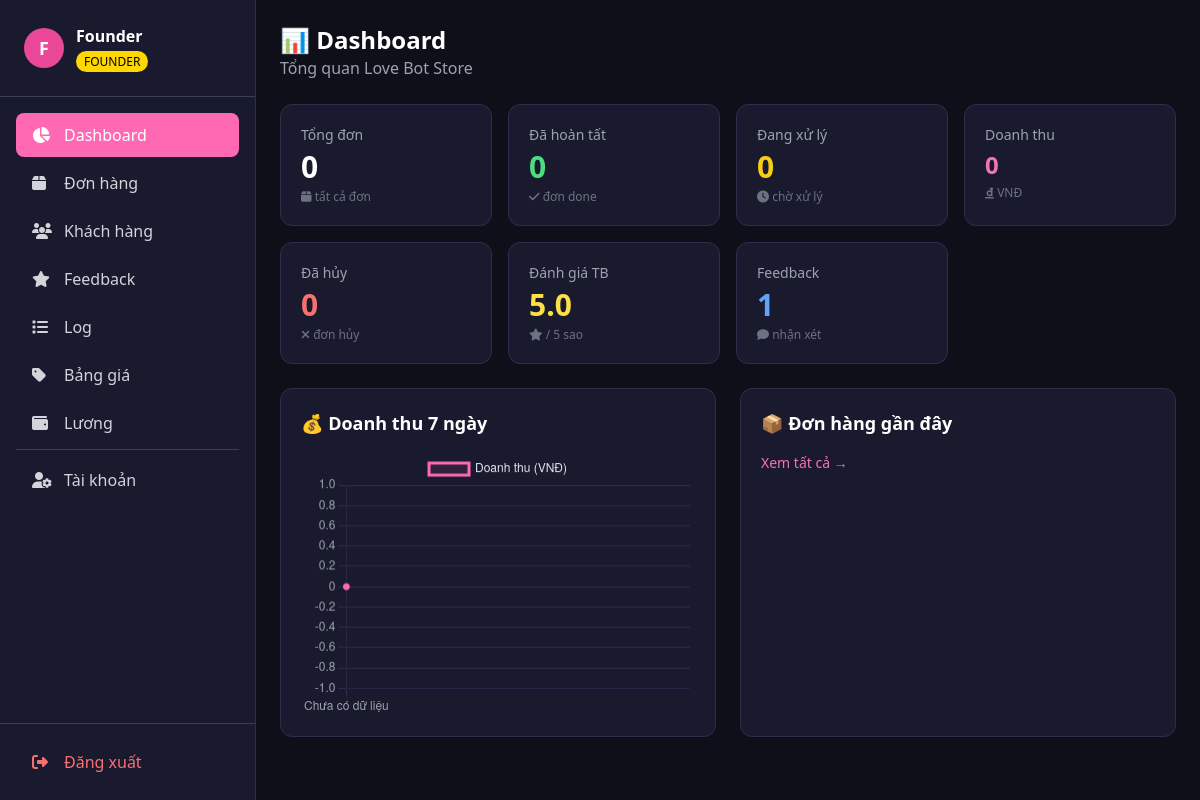
The app's page /dashboard (signed in), older data.
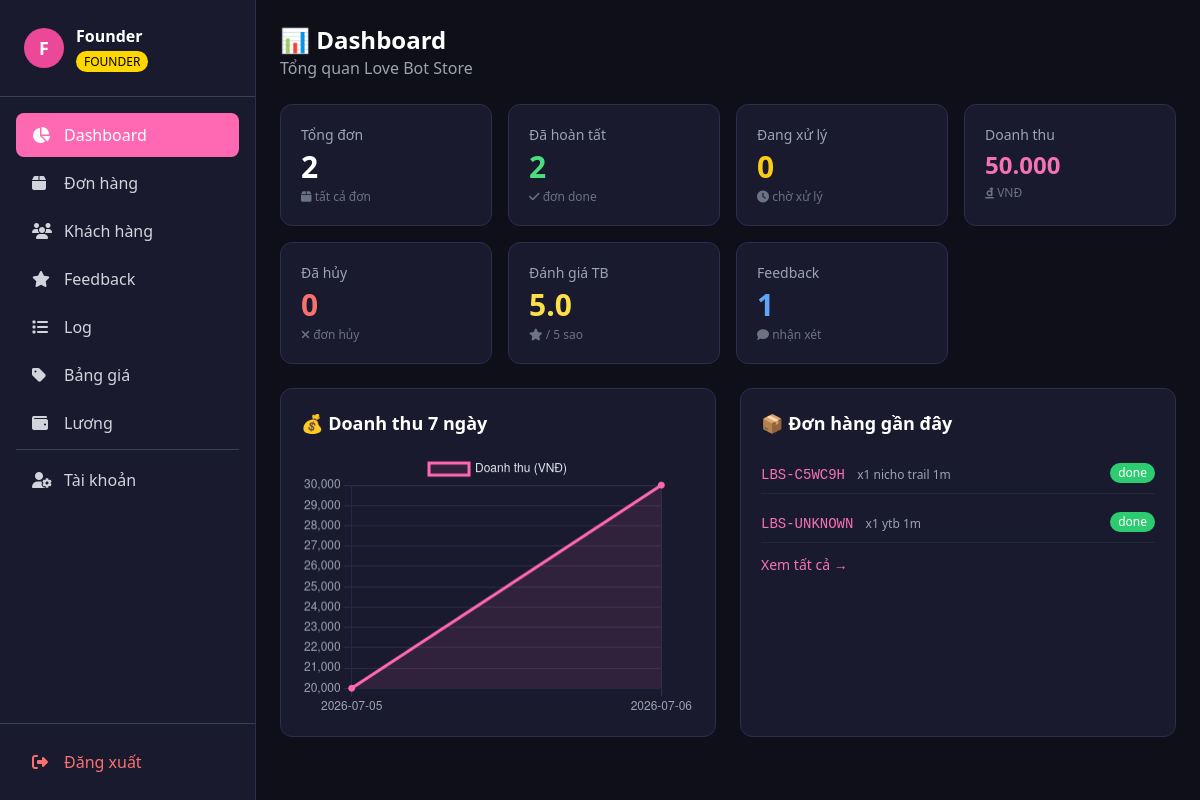
The same page, newer data.
### tables this page shows
CREATE TABLE orders (
            id              INTEGER PRIMARY KEY AUTOINCREMENT,
            order_code      TEXT    UNIQUE NOT NULL,
            user_id         INTEGER NOT NULL,
            username        TEXT    NOT NULL,
            product_name    TEXT    NOT NULL,
            amount          INTEGER NOT NULL,
            status          TEXT    DEFAULT 'pending',
            ticket_channel  INTEGER,
            created_at      TEXT    DEFAULT (datetime('now','localtime')),
            paid_at         TEXT
        );

### web/app.py (the view)
@app.route("/dashboard")
@login_required
def dashboard():
    if session["role"] == "support":
        return redirect(url_for("my_orders"))
    conn = db.get_conn()
    stats = {
        "total":     conn.execute("SELECT COUNT(*) FROM orders").fetchone()[0],
        "done":      conn.execute("SELECT COUNT(*) FROM orders WHERE status='done'").fetchone()[0],
        "pending":   conn.execute("SELECT COUNT(*) FROM orders WHERE status NOT IN ('done','cancelled')").fetchone()[0],
        "cancelled": conn.execute("SELECT COUNT(*) FROM orders WHERE status='cancelled'").fetchone()[0],
        "revenue":   conn.execute("SELECT COALESCE(SUM(amount),0) FROM orders WHERE status IN ('paid','done')").fetchone()[0],
        "avg_stars": conn.execute("SELECT AVG(stars) FROM feedbacks").fetchone()[0],
        "feedbacks": conn.execute("SELECT COUNT(*) FROM feedbacks").fetchone()[0],
    }
    revenue_chart = conn.execute("""
        SELECT DATE(created_at) as date, SUM(amount) as total
        FROM orders WHERE status IN ('paid','done')
        AND created_at >= DATE('now', '-7 days')
        GROUP BY DATE(created_at) ORDER BY date
    """).fetchall()
    recent_orders = conn.execute(
        "SELECT * FROM orders ORDER BY created_at DESC LIMIT 10"
    ).fetchall()
    conn.close()
    return render_template("dashboard.html",
        stats=stats,
        revenue_chart=list(revenue_chart),
        recent_orders=list(recent_orders)
    )

### database.py (called while the page is built)
def get_conn():
    conn = sqlite3.connect(DB_PATH)
    conn.row_factory = sqlite3.Row
    return conn

### web/app.py (called while the page is built)
def login_required(f):
    @wraps(f)
    def decorated(*args, **kwargs):
        if "user_id" not in session:
            return redirect(url_for("login"))
        return f(*args, **kwargs)
    return decorated

### web/templates/dashboard.html (shortened to what the changed rows need)
{% extends "base.html" %}
{% block content %}
<div class="mb-6">
    <h1 class="text-2xl font-bold text-white">📊 Dashboard</h1>
</div>
<div class="grid grid-cols-2 lg:grid-cols-4 gap-4 mb-6">
    <div class="card p-5">
        <div class="text-gray-400 text-sm mb-1">Tổng đơn</div>
        <div class="text-3xl font-bold text-white">{{ stats.total }}</div>
        <div class="text-xs text-gray-500 mt-1"><i class="fa fa-box"></i> tất cả đơn</div>
    </div>
    <div class="card p-5">
        <div class="text-gray-400 text-sm mb-1">Đã hoàn tất</div>
        <div class="text-3xl font-bold text-green-400">{{ stats.done }}</div>
        <div class="text-xs text-gray-500 mt-1"><i class="fa fa-check"></i> đơn done</div>
    </div>
    <div class="card p-5">
        <div class="text-gray-400 text-sm mb-1">Doanh thu</div>
        <div class="text-2xl font-bold text-pink-400">{{ "{:,.0f}".format(stats.revenue).replace(",", ".") }}</div>
        <div class="text-xs text-gray-500 mt-1"><i class="fa fa-dong-sign"></i> VNĐ</div>
    </div>
</div>
<div class="grid grid-cols-1 lg:grid-cols-2 gap-6">
    <div class="card p-5">
        <h2 class="text-lg font-bold text-white mb-4">💰 Doanh thu 7 ngày</h2>
        <canvas id="revenueChart" height="200"></canvas>
    </div>
    <div class="card p-5">
        <h2 class="text-lg font-bold text-white mb-4">📦 Đơn hàng gần đây</h2>
        <div class="space-y-2">
            {% for o in recent_orders %}
            <div class="flex items-center justify-between py-2 border-b border-gray-800">
                <div>
                    <span class="text-pink-400 font-mono text-sm">{{ o.order_code }}</span>
                    <span class="text-gray-400 text-xs ml-2">{{ o.product_name }}</span>
                </div>
                <span class="text-xs px-2 py-0.5 rounded-full status-{{ o.status }} text-white">
                    {{ o.status }}
                </span>
            </div>
            {% endfor %}
        </div>
    </div>
</div>
<script>
const labels = {{ revenue_chart | map(attribute=0) | list | tojson }};
const data   = {{ revenue_chart | map(attribute=1) | list | tojson }};
new Chart(document.getElementById('revenueChart'), {
    type: 'line',
    data: {
        labels: labels.length ? labels : ['Chưa có dữ liệu'],
        datasets: [{
            label: 'Doanh thu (VNĐ)',
            data: data.length ? data : [0],
            borderColor: '#FF69B4',
            backgroundColor: 'rgba(255,105,180,0.1)',
            fill: true,
            tension: 0.4,
            pointBackgroundColor: '#FF69B4',
        }]
    },
    options: {
        responsive: true,
        plugins: { legend: { labels: { color: '#e2e8f0' } } },
        scales: {
            x: { ticks: { color: '#9ca3af' }, grid: { color: '#2d2d4e' } },
            y: { ticks: { color: '#9ca3af' }, grid: { color: '#2d2d4e' } }
        }
    }
});
</script>
{% endblock %}

Row changes from the older to the newer data that the page shows:
added orders: order_code "LBS-C5WC9H", product_name "x1 nicho trail 1m", status "done"
added orders: order_code "LBS-UNKNOWN", product_name "x1 ytb 1m", status "done"
Text that changed along with them:
{{ stats.total }}: "0" → "2"
{{ stats.done }}: "0" → "2"
{{ "{:,.0f}".format(stats.revenue).replace(",", ".") }}: "0" → "50.000"
chart data {{ revenue_chart | map(attribute=0) | list | tojson }}: [] → ["2026-07-05", "2026-07-06"]
chart data {{ revenue_chart | map(attribute=1) | list | tojson }}: [] → [20000, 30000]
